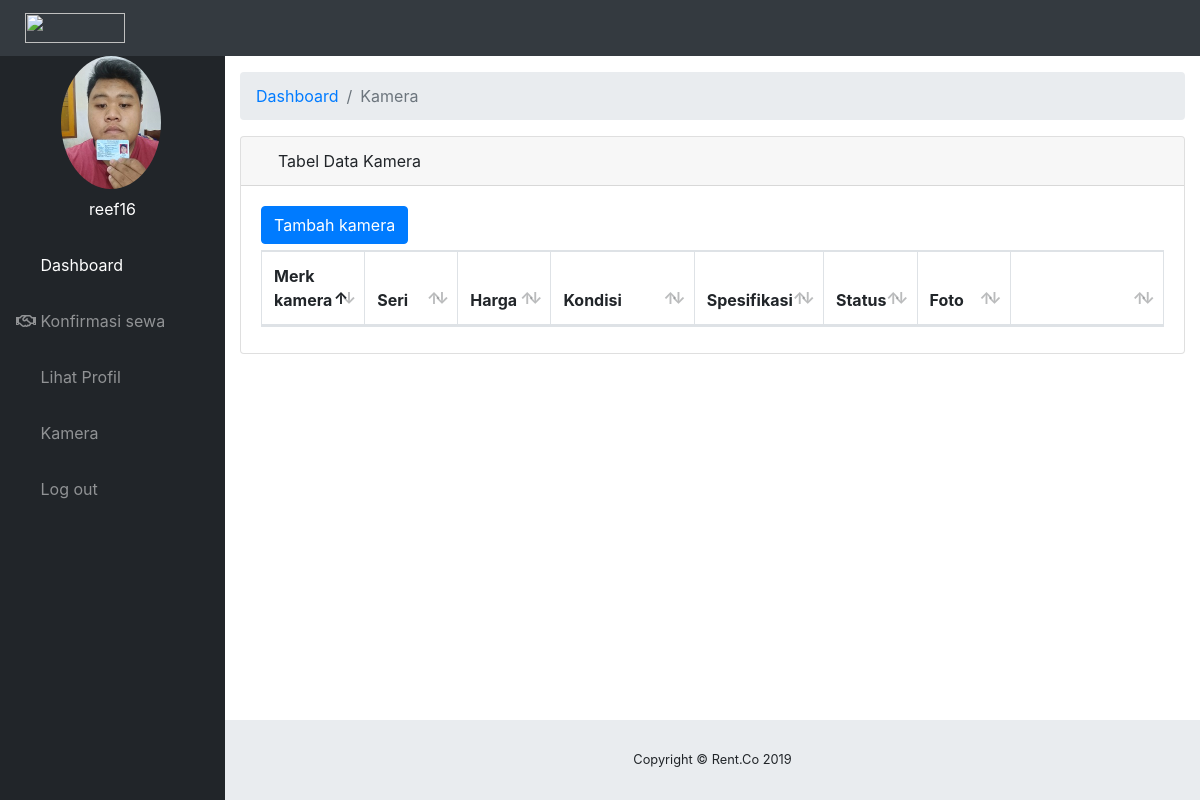
Before: /script/pemilik/listkamera.php (signed in) with the older database file.
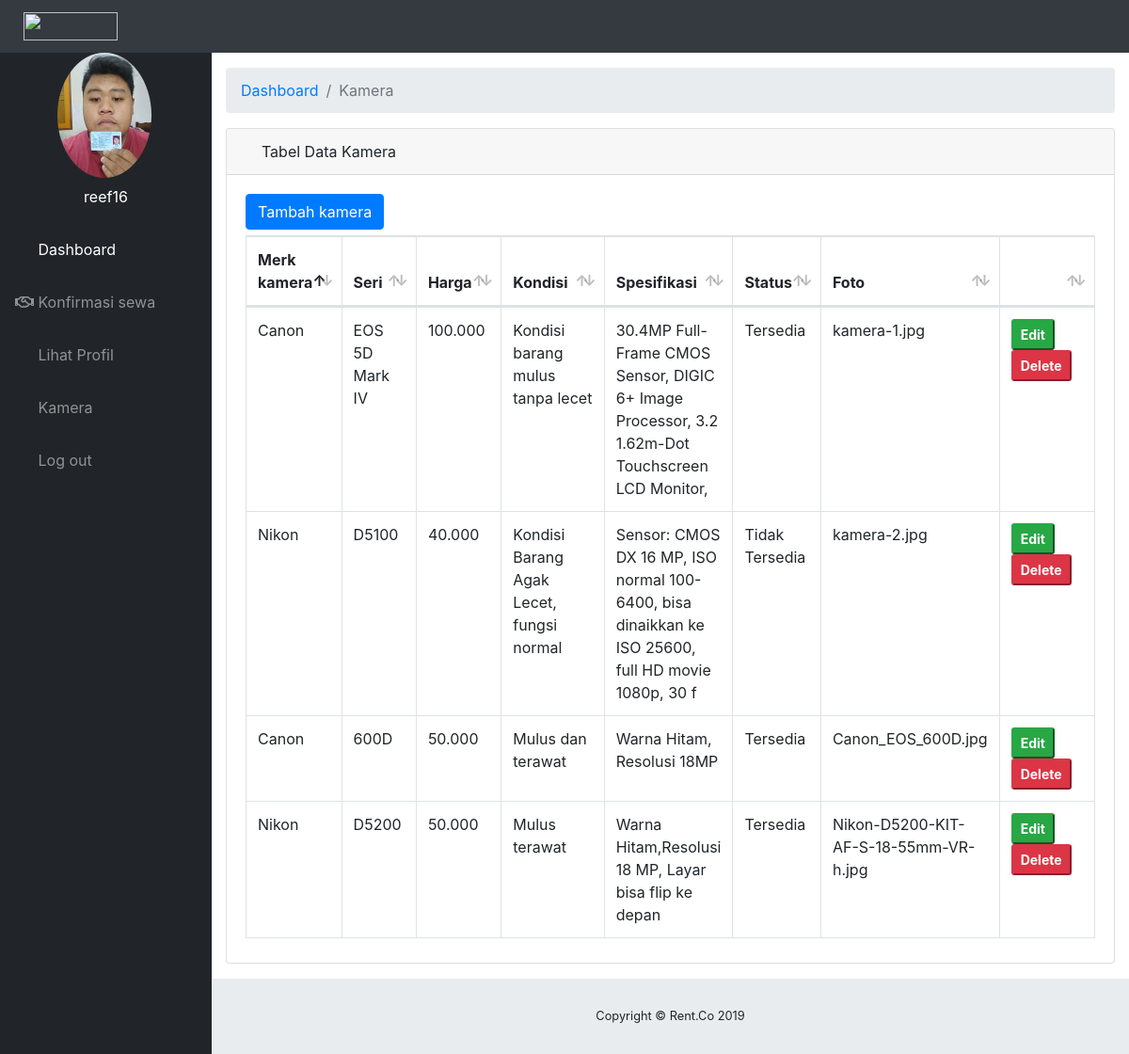
After: the same page with the newer database file.
### tables this page shows
CREATE TABLE `kamera` (
  `id_kamera` int(100) NOT NULL,
  `id_pemilik` int(100) NOT NULL,
  `merek_kamera` varchar(20) NOT NULL,
  `seri_kamera` varchar(20) NOT NULL,
  `spesifikasi_kamera` varchar(100) NOT NULL,
  `kondisi_kamera` varchar(100) NOT NULL,
  `harga_sewa` varchar(50) NOT NULL,
  `gambar_kamera` varchar(100) NOT NULL,
  `status_kamera` varchar(20) NOT NULL
);

### script/pemilik/listkamera.php (the view, shortened to what the changed rows need)
<!DOCTYPE html>
<html lang="en">
<head>
  <link href="vendor/fontawesome-free/css/all.min.css" rel="stylesheet" type="text/css">
  <link href="vendor/datatables/dataTables.bootstrap4.css" rel="stylesheet">
  <link href="css/sb-admin.css" rel="stylesheet">
</head>
<body id="page-top">
  <?php
    include "koneksi.php";
    ?>
  <div id="wrapper">
    <div id="content-wrapper">
      <div class="container-fluid">
        <div class="card mb-3">
              <div class="card-body">
                <div class="table-responsive">
                  <div id="dataTable_wrapper" class="dataTables_wrapper dt-bootstrap4">
                  <div class="row">
                    <div class="col-sm-12">
                      <table class="table table-bordered dataTable" id="dataTable" width="100%" cellspacing="0" role="grid" aria-describedby="dataTable_info" style="width: 100%;">
                    <thead>
                      <tr role="row">
                        <th class="sorting_asc" tabindex="0" aria-controls="dataTable" rowspan="1" colspan="1" aria-sort="ascending" aria-label="Name: activate to sort column descending" style="width: 60px;">Merk kamera</th>
                        <th class="sorting" tabindex="0" aria-controls="dataTable" rowspan="1" colspan="1" aria-label="Position: activate to sort column ascending" style="width: 50px;">Seri</th>
                        <th class="sorting" tabindex="0" aria-controls="dataTable" rowspan="1" colspan="1" aria-label="Office: activate to sort column ascending" style="width: 50px;">Harga</th>
                        <th class="sorting" tabindex="0" aria-controls="dataTable" rowspan="1" colspan="1" aria-label="Age: activate to sort column ascending" style="width: 100px;">Kondisi</th>
                        <th class="sorting" tabindex="0" aria-controls="dataTable" rowspan="1" colspan="1" aria-label="Start date: activate to sort column ascending" style="width: 80px;">Spesifikasi</th>
                        <th class="sorting" tabindex="0" aria-controls="dataTable" rowspan="1" colspan="1" aria-label="Salary: activate to sort column ascending" style="width: 50px;">Status</th>
                        <th class="sorting" tabindex="0" aria-controls="dataTable" rowspan="1" colspan="1" aria-label="Salary: activate to sort column ascending" style="width: 50px;">Foto</th>
                        <th class="sorting" tabindex="0" aria-controls="dataTable" rowspan="1" colspan="1" aria-label="Salary: activate to sort column ascending" style="width: 110px;"></th>
                      </tr>
                    </thead>
                    <?php
                      $id=$_SESSION["id_user"];
                      $sql= "SELECT * FROM kamera WHERE id_pemilik = '$id' ";
                      $result = mysqli_query($mysqli,$sql);
                      while($rows = mysqli_fetch_array($result))
                        {
                    ?>
                    <tbody>
                    <tr role="row" class="odd">
                        <td class="sorting_1"><?php echo $rows['merek_kamera']?></td>
                        <td><?php echo $rows['seri_kamera']?></td>
                        <td><?php echo $rows['harga_sewa']?></td>
                        <td><?php echo $rows['kondisi_kamera']?></td>
                        <td><?php echo $rows['spesifikasi_kamera']?></td>
                        <td><?php echo $rows['status_kamera']?></td>
                        <td><?php echo $rows['gambar_kamera']?></td>
                        <td>
                          <form action="edit_kamera.php" method="GET">
                            <button type = "submit" class="btn-sm btn-success" name="id_kamera" value="<?php echo $rows['id_kamera']?>"><strong>Edit</strong></button>
                          </form>
                          <form action="delete-kamera.php" method="GET">
                            <button type = "submit" class="btn-sm btn-danger" name="submit" value="<?php echo $rows['id_kamera']?>"><strong>Delete</strong></button>
                          </form>
                        </td>
                      </tr>
                    </tbody>
                    <?php
                        }
                    ?>
                  </table>
                </div>
              </div>
              </div>
              </div>
            </div>
          </div>
        </div>
    </div>
  </div>
</body>
</html>

Changed rows visible on the page:
now on this page (row edited): kamera: merek_kamera "Canon", seri_kamera "EOS 5D Mark IV", harga_sewa "100.000", kondisi_kamera "Kondisi barang mulus tanpa lecet", spesifikasi_kamera "30.4MP Full-Frame CMOS Sensor, DIGIC 6+ Image Processor, 3.2 1.62m-Dot Touchscreen LCD Monitor,", status_kamera "Tersedia", gambar_kamera "kamera-1.jpg", $rows['id_kamera'] 1 (drawn)
now on this page (row edited): kamera: merek_kamera "Nikon", seri_kamera "D5100", harga_sewa "40.000", kondisi_kamera "Kondisi Barang Agak Lecet, fungsi normal", spesifikasi_kamera "Sensor: CMOS DX 16 MP, ISO normal 100-6400, bisa dinaikkan ke ISO 25600, full HD movie 1080p, 30 f", status_kamera "Tidak Tersedia", gambar_kamera "kamera-2.jpg", $rows['id_kamera'] 2 (drawn)
now on this page (row edited): kamera: merek_kamera "Canon", seri_kamera "600D", harga_sewa "50.000", kondisi_kamera "Mulus dan terawat", spesifikasi_kamera "Warna Hitam, Resolusi 18MP", status_kamera "Tersedia", gambar_kamera "Canon_EOS_600D.jpg", $rows['id_kamera'] 3 (drawn)
added kamera: merek_kamera "Nikon", seri_kamera "D5200", harga_sewa "50.000", kondisi_kamera "Mulus terawat", spesifikasi_kamera "Warna Hitam,Resolusi 18 MP, Layar bisa flip ke depan", status_kamera "Tersedia", gambar_kamera "Nikon-D5200-KIT-AF-S-18-55mm-VR-h.jpg", $rows['id_kamera'] 5 (drawn)
